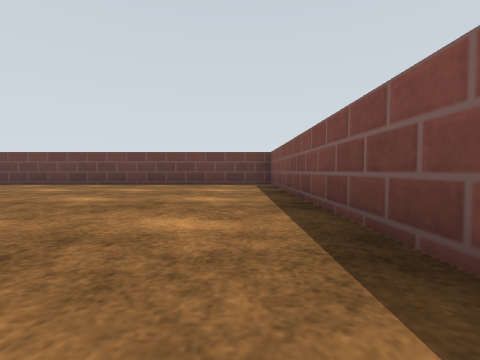
View 1 (above)

12 first-person views from a walk through a world built for the Gazebo simulator. The camera is 0.21 m above the floor, tilts 2° down and sees 85° across. The floor is counted in squares, 0.5 m on a side. Each view is taken from the middle of a square. On the plan, view 1 faces up. The plan holds only what a view shows up to about 9 squares ahead; the rest is blank. Simple patterns stand in for the simulator's built-in surfaces. Surface patterns are stand-ins for the level's own textures.

View 2
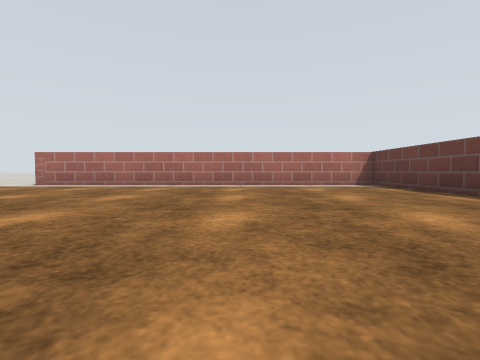

View 3
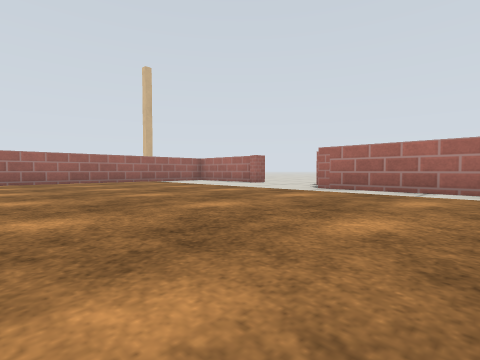

View 4
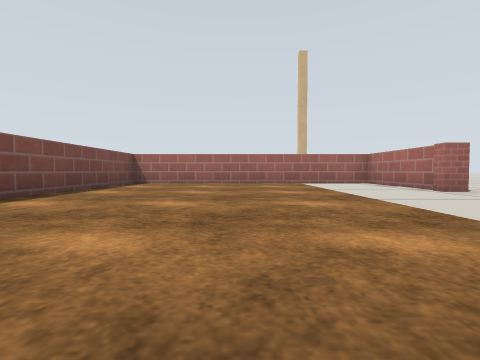

View 5
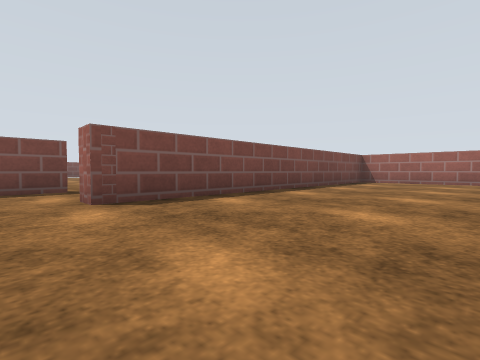

View 6
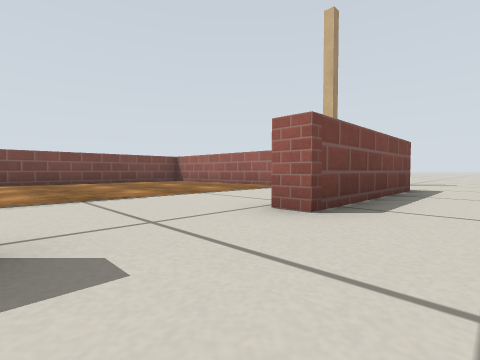

View 7
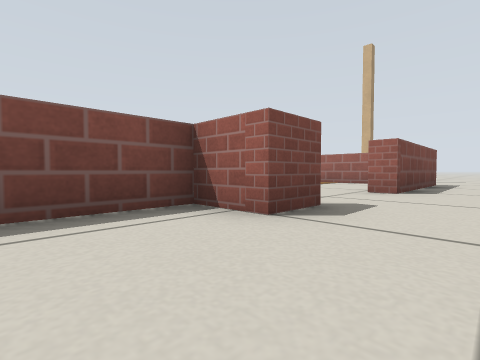

View 8
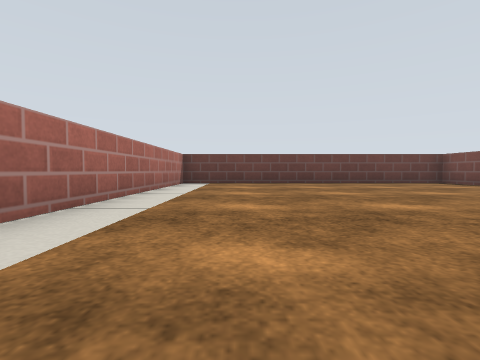

View 9
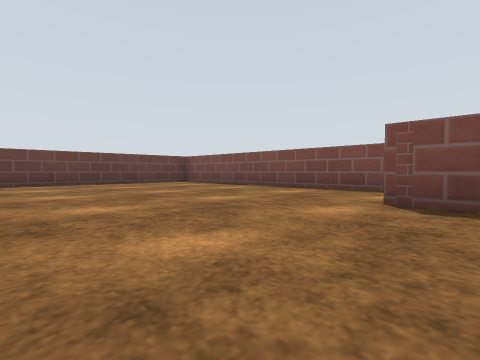

View 10
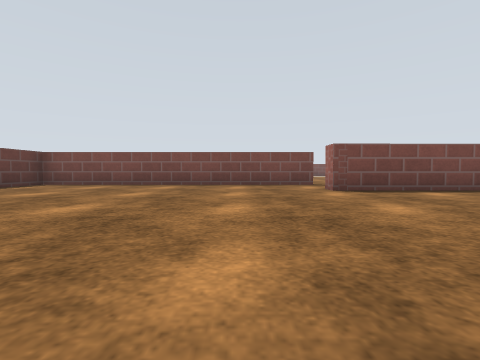

View 11
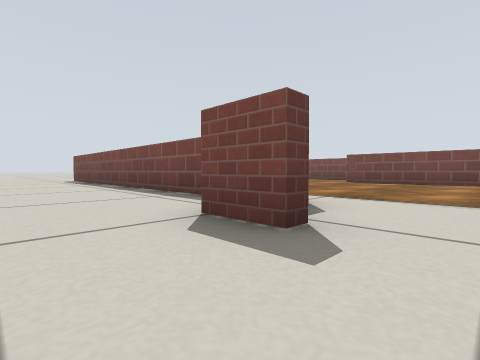

View 12
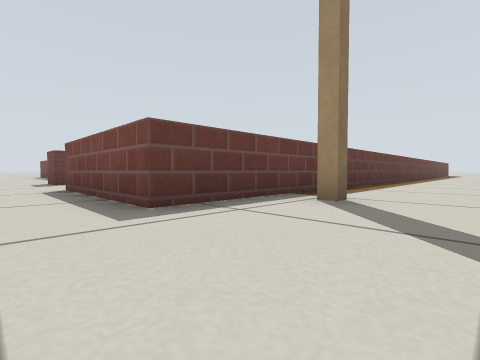

### Floor plan
Points are (right, up) in squares from view 1. A wall is a line through its corners. A room is listed if a view was taken in it or the views show most of it. See-through windows are left out.
Room 1 (views 1, 2, 3, 4, 5, 6, 8, 9, 10, 11)
walls: (-9.5, -3) (-9.5, -1.9); (0.9, -0.2) (0.9, 8) (-8, 8) (-8, -2.3); (-9.7, -5.3) (-9.2, -5.3) (-9.2, -5.8); (-9.4, -5.9) (-9.4, -8.9) (-1.4, -8.9) (-1.5, 0) (-0.9, 0)
ways out: opening at (-10.5, -1.5) to room 2; opening at (0, 0) to room 2; opening at (-11, -5) to room 3
Room 2 (view 7)
walls: (-9.5, -1.9) (-8.3, -1.9) (-8.3, 6)
ways out: opening at (-10.5, -1.5) to room 1; opening at (0, 0) to room 1
Room 3 (view 12)
walls: (-1, -9.2) (-9.7, -9.3) (-9.7, -5.3)
ways out: opening at (-11, -5) to room 1

Where each view was taken, in squares from view 1:
view 1: 0 up, 0 right, facing up
view 2: 4 up, 0 right, facing left
view 3: 1 up, 2 left, facing down-left
view 4: 0 up, 5 left, facing down
view 5: 1 up, 5 left, facing down-right
view 6: 3 down, 11 left, facing down-right
view 7: 0 up, 11 left, facing down-right
view 8: 1 down, 6 left, facing up
view 9: 1 down, 5 left, facing up-right
view 10: 2 up, 7 left, facing right
view 11: 4 down, 11 left, facing up-right
view 12: 12 down, 11 left, facing up-right
